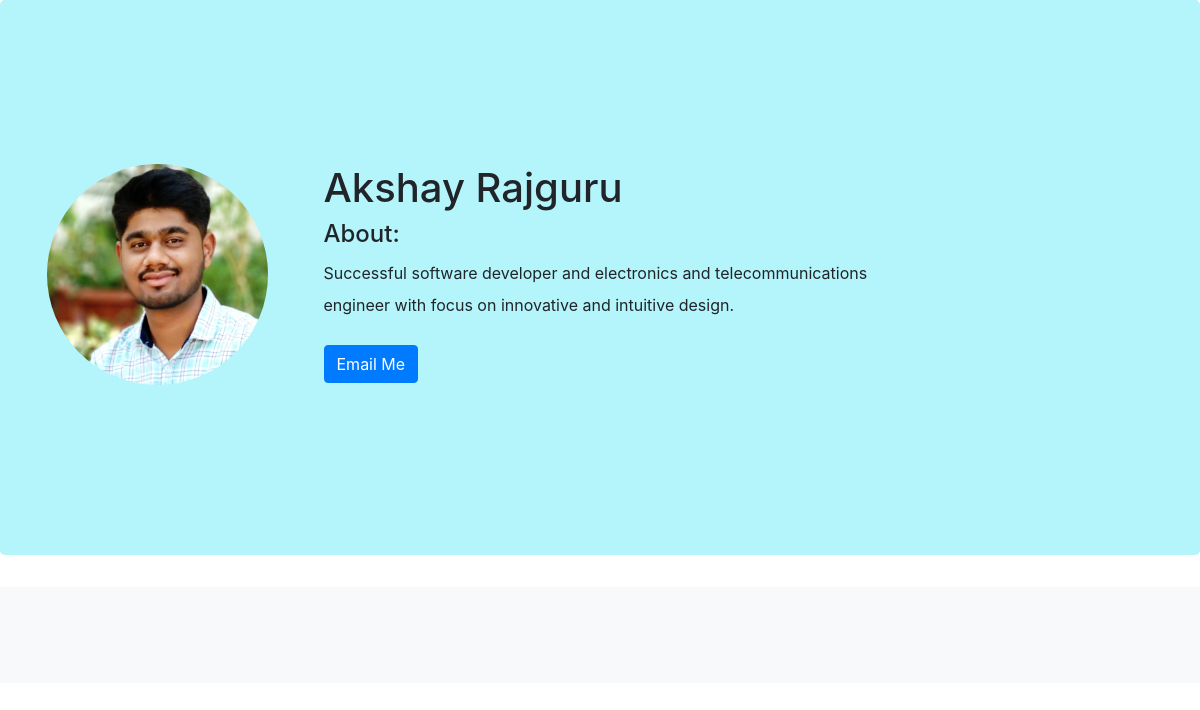
Before: / with the older database file.
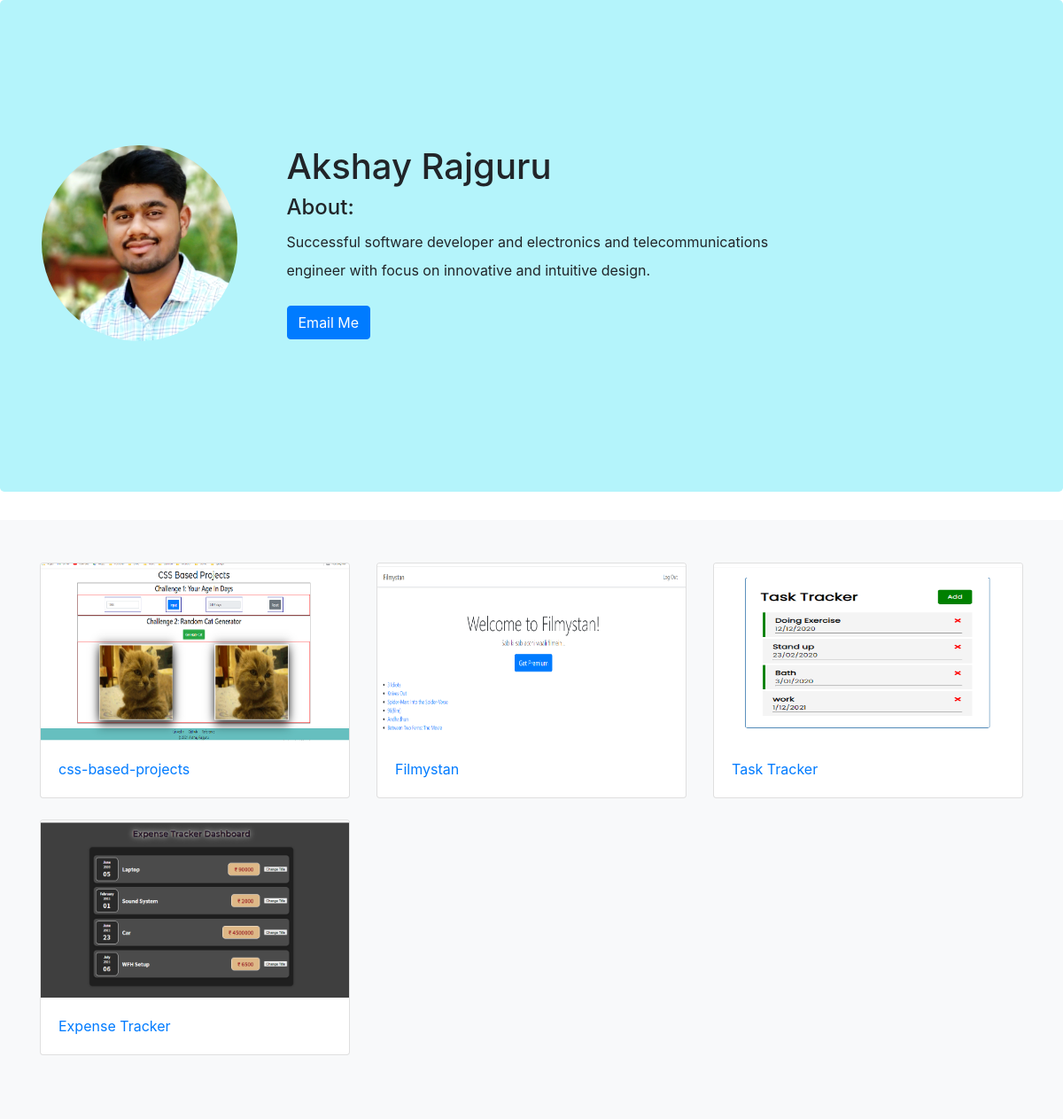
After: the same page with the newer database file.
### jobs/models.py (models this page shows, shortened)
class Job(models.Model):
    image = models.ImageField(upload_to='images/')
    name = models.CharField(max_length=200, null=True)
    summary = models.CharField(max_length=200)

### jobs/views.py (the view)
# urls.py: 2. Add a URL to urlpatterns:  path('', views.home, name='home')
def home(request):
    jobs = Job.objects
    return render(request, 'jobs/home.html', {'jobs': jobs})

### jobs/templates/jobs/home.html (shortened to what this page needs)
<!doctype html>
<html lang="en">
{% load static %}
  <head>
    <link rel="stylesheet" href="{% static 'css/styles.css' %}" />
    <link rel="stylesheet" href="{% static 'css/bootstrap.min.css' %}">
  </head>
  <body>
      <section class="jumbotron text-center">
        <div class="container">
          <img class="MyImg1" src="{% static 'linkedin_dp.png' %}"  />
          <div class="skill-row">
            <h1 class="jumbotron-heading">Akshay Rajguru</h1>
            <h4>About:</h4>
            <p>
              Successful software developer and electronics and telecommunications engineer
              with focus on innovative and intuitive design.
            </p>
            <p>
              <a href="mailto:akshaygururaj141@gmail.com" class="btn btn-primary my-2">Email Me</a>
            </p>
          </div>
        </div>
      </section>
      <div class="album py-5 bg-light">
        <div class="container">
          <div class="row">
            {% for job in jobs.all %}
            <div class="col-md-4">
              <a href="{% url 'detail' job.id %}">
              <div class="card mb-4 box-shadow">
                <img class="card-img-top" src="{{ job.image.url }}" height="200">
                <div class="card-body">
                  <p class="card-text">{{ job.name }}</p>
                </div>
              </div>
              </a>
            </div>
            {% endfor %}
          </div>
        </div>
      </div>
  </body>
</html>

### jobs/static/css/styles.css (style rules this page uses)
body { text-align: center; }
.jumbotron { background-color:#b4f4fb !important; position: relative; padding-top: 100px; }
.MyImg1 { border-radius: 100%; height: 20%; width: 20%; float: left; margin-right: 30px; }
.skill-row { width: 50%; margin: 100px auto; text-align: left; line-height: 2; }

Changed rows visible on the page:
added Job: image (picture), name "css-based-projects"
added Job: image (picture), name "Filmystan"
added Job: image (picture), name "Task Tracker"
added Job: image (picture), name "Expense Tracker"
